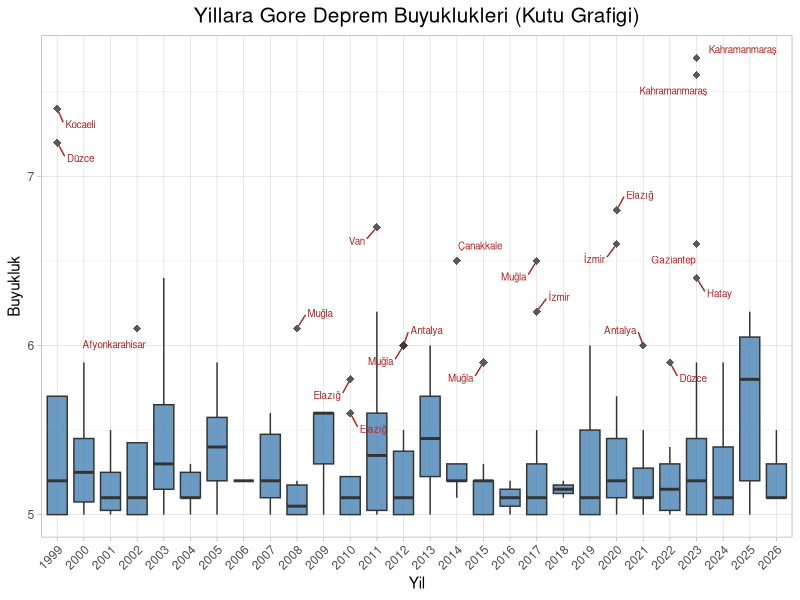
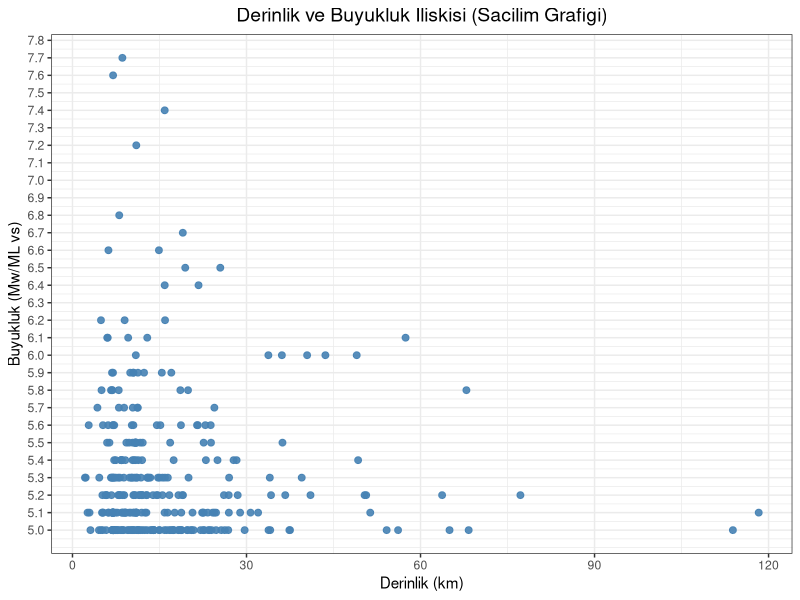
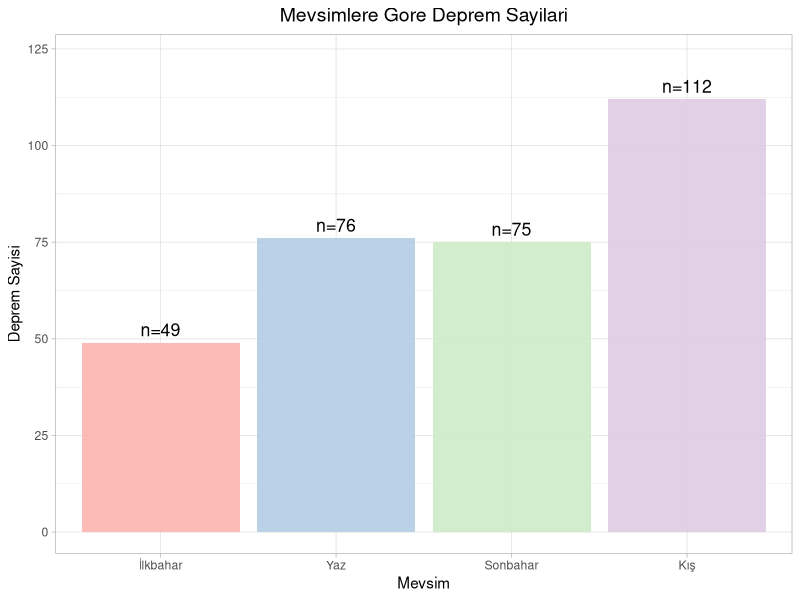
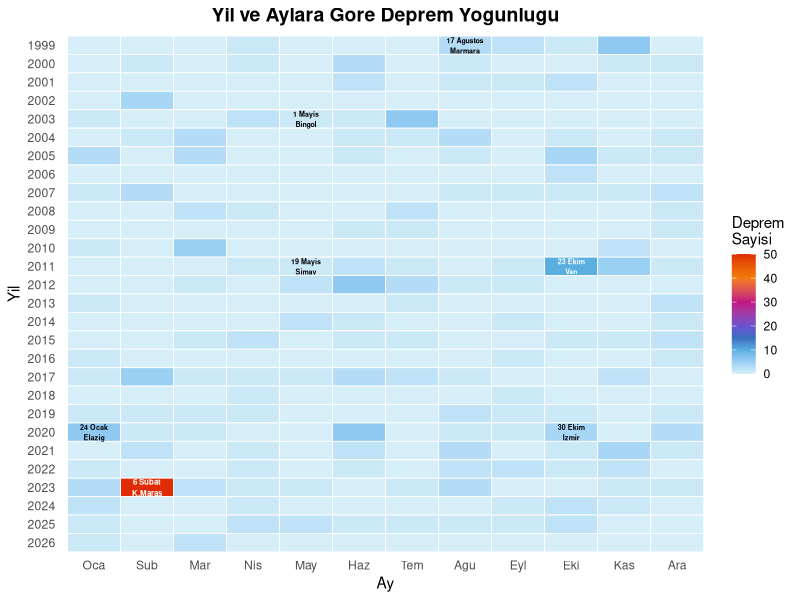
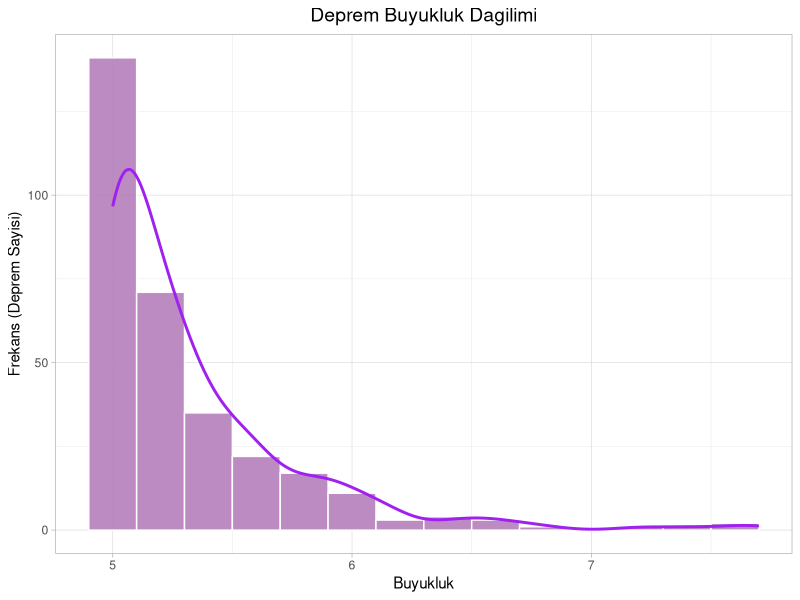
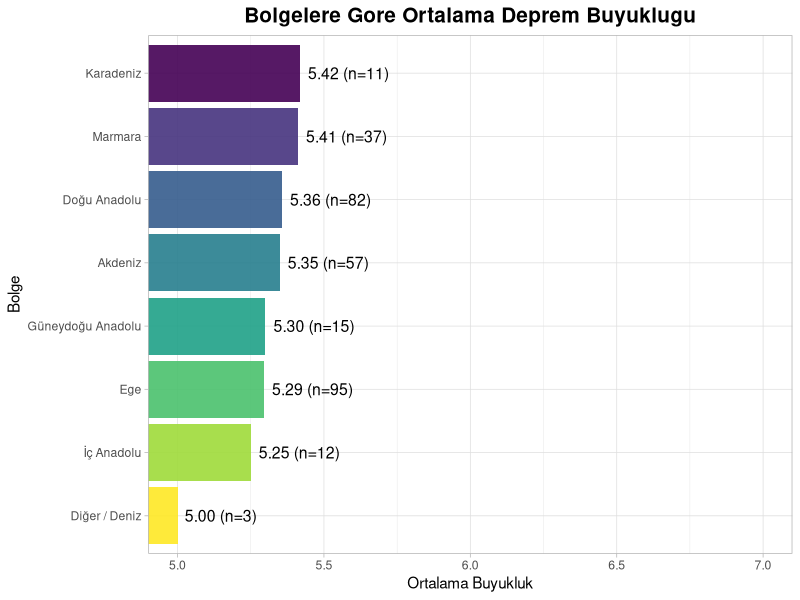

These charts were generated, in order, by the following R code:
# =========================================================================
# DEPREM VERI GORSELLESTIRME PROJESI - NIHAI ANALIZ KODLARI
# =========================================================================

# 1. GEREKLI KUTUPHANELER
library(ggplot2)
library(dplyr)
library(tidyr)
library(ggrepel)

# 2. VERI SETINI ICERI AKTARMA
# CSV dosyası ile bu R dosyası aynı klasörde olmalıdır.
df <- read.csv("temizlenmis_deprem_verisi.csv", fileEncoding="UTF-8")

# Mevsim siralamasi
df$Season <- factor(df$Season, levels = c("İlkbahar", "Yaz", "Sonbahar", "Kış"))

# --- GRAFIK 1: Yillara Gore Deprem Buyuklukleri (Kutu Grafigi) ---
df_aykiri <- df %>%
  group_by(Year) %>%
  mutate(
    Q1 = quantile(Magnitude, 0.25),
    Q3 = quantile(Magnitude, 0.75),
    IQR = Q3 - Q1,
    Ust_Sinir = Q3 + 1.5 * IQR,
    Alt_Sinir = Q1 - 1.5 * IQR,
    Aykiri_Mi = Magnitude > Ust_Sinir | Magnitude < Alt_Sinir
  ) %>%
  filter(Aykiri_Mi == TRUE)

plot1 <- ggplot(df, aes(x = as.factor(Year), y = Magnitude)) +
  geom_boxplot(fill = "steelblue", outlier.shape = 18, outlier.size = 2.5, alpha = 0.8) +
  geom_text_repel(data = df_aykiri, aes(label = City), 
                  color = "firebrick", size = 2.5, 
                  box.padding = 0.5, point.padding = 0.3) +
  theme_light() +
  labs(title = "Yillara Gore Deprem Buyuklukleri (Kutu Grafigi)",
       x = "Yil", y = "Buyukluk") +
  theme(axis.text.x = element_text(angle = 45, hjust = 1),
        plot.title = element_text(hjust = 0.5, size = 15))

# --- GRAFIK 2: Derinlik ve Buyukluk Iliskisi (Sacilim Grafigi) ---
plot2 <- ggplot(df, aes(x = Depth, y = Magnitude)) +
  geom_point(color = "steelblue", size = 2, alpha = 0.9) + 
  scale_y_continuous(breaks = seq(5.0, 8.0, by = 0.1)) + 
  theme_bw() + 
  labs(title = "Derinlik ve Buyukluk Iliskisi (Sacilim Grafigi)", 
       x = "Derinlik (km)", 
       y = "Buyukluk (Mw/ML vs)") +
  theme(plot.title = element_text(hjust = 0.5, size = 14))

# --- GRAFIK 3: Mevsimlere Gore Deprem Sayilari ---
plot3 <- ggplot(df, aes(x = Season, fill = Season)) +
  geom_bar(alpha = 0.9) +
  geom_text(stat = "count", aes(label = paste0("n=", after_stat(count))), 
            vjust = -0.5, size = 4.5, color = "black") +
  scale_fill_brewer(palette = "Pastel1") + 
  scale_y_continuous(expand = expansion(mult = c(0.05, 0.15))) +
  theme_light() + 
  labs(title = "Mevsimlere Gore Deprem Sayilari", 
       x = "Mevsim", 
       y = "Deprem Sayisi") +
  theme(plot.title = element_text(hjust = 0.5, size = 14), 
        legend.position = "none") 

# --- GRAFIK 4: Yil ve Aylara Gore Deprem Yogunlugu (Isi Haritasi) ---
df$Month_Num <- format(as.Date(df$Date, format="%d/%m/%Y"), "%m")
df$Month <- factor(df$Month_Num, 
                   levels = c("01", "02", "03", "04", "05", "06", "07", "08", "09", "10", "11", "12"),
                   labels = c("Oca", "Sub", "Mar", "Nis", "May", "Haz", "Tem", "Agu", "Eyl", "Eki", "Kas", "Ara"))

heatmap_data <- df %>%
  group_by(Year, Month) %>%
  summarise(Count = n(), .groups = "drop") %>%
  complete(Year, Month, fill = list(Count = 0))

plot4 <- ggplot(heatmap_data, aes(x = Month, y = factor(Year, levels = sort(unique(Year), decreasing = TRUE)), fill = Count)) +
  geom_tile(color = "white", linewidth = 0.3) +
  scale_fill_gradientn(
    colors = c("#D6EEF8", "#9BD0F5", "#5BAEE0", "#3A6FBF", "#6852D1", "#C01483", "#F17D0D", "#DF2C04"),
    values  = scales::rescale(c(0, 5, 10, 15, 20, 30, 40, 50)),
    limits  = c(0, 50),
    name    = "Deprem\nSayisi"
  ) +
  annotate("text", x = "Agu", y = "1999", label = "17 Agustos\nMarmara", size = 1.8, fontface = "bold") +
  annotate("text", x = "May", y = "2003", label = "1 Mayis\nBingol", size = 1.8, fontface = "bold") +
  annotate("text", x = "May", y = "2011", label = "19 Mayis\nSimav", size = 1.8, fontface = "bold") +
  annotate("text", x = "Eki", y = "2011", label = "23 Ekim\nVan", size = 1.8, color = "white", fontface = "bold") +
  annotate("text", x = "Oca", y = "2020", label = "24 Ocak\nElazig", size = 1.8, fontface = "bold") +
  annotate("text", x = "Eki", y = "2020", label = "30 Ekim\nIzmir", size = 1.8, fontface = "bold") +
  annotate("text", x = "Sub", y = "2023", label = "6 Subat\nK.Maras", size = 2.0, color = "white", fontface = "bold") +
  labs(title = "Yil ve Aylara Gore Deprem Yogunlugu", x = "Ay", y = "Yil") +
  theme_minimal() +
  theme(plot.title = element_text(hjust = 0.5, size = 14, face = "bold"),
        panel.grid = element_blank())

# --- GRAFIK 5: Deprem Buyukluk Dagilimi ---
plot5 <- ggplot(df, aes(x = Magnitude)) +
  geom_histogram(aes(y = after_stat(count)), binwidth = 0.2, fill = "#B37EBA", color = "white", alpha = 0.9) +
  geom_density(aes(y = after_stat(count) * 0.2), color = "purple", linewidth = 1) +
  theme_light() + 
  labs(title = "Deprem Buyukluk Dagilimi", x = "Buyukluk", y = "Frekans (Deprem Sayisi)") +
  theme(plot.title = element_text(hjust = 0.5, size = 14))

# --- GRAFIK 6: Bolgelere Gore Ortalama Buyukluk ---
df_bolge_ozet <- df %>%
  group_by(Region) %>%
  summarise(Ortalama = mean(Magnitude, na.rm = TRUE), Sayi = n()) %>%
  arrange(Ortalama) %>%
  mutate(Region = factor(Region, levels = Region))

plot6 <- ggplot(df_bolge_ozet, aes(x = Ortalama, y = Region, fill = Region)) +
  geom_col(alpha = 0.9) +
  coord_cartesian(xlim = c(5, 7)) + 
  geom_text(aes(label = sprintf("%.2f (n=%d)", Ortalama, Sayi)), 
            hjust = -0.1, size = 4, color = "black") +
  scale_fill_viridis_d(option = "viridis", direction = -1) +
  theme_light() +
  labs(title = "Bolgelere Gore Ortalama Deprem Buyuklugu",
       x = "Ortalama Buyukluk", y = "Bolge") +
  theme(plot.title = element_text(hjust = 0.5, size = 15, face = "bold"),
        legend.position = "none")

# TUM GRAFIKLERI CIZDIR
print(plot1)
print(plot2)
print(plot3)
print(plot4)
print(plot5)
print(plot6)
